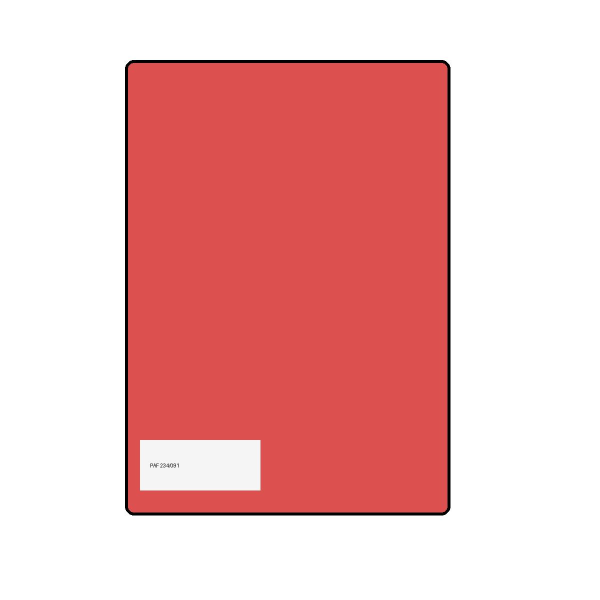
#> input picture .logs/test_artifacts/synthetic_card.jpg, 1200 x 1200 px (shown at 1/2 size)
$ python -i card_detection.py   (imports and definitions only)
#> lines starting #> are read from the running program, lines starting #| are printed output that depends on the picture; after the words box and inside, x2 and y2 are one past the last pixel; in counts of white or black regions, pixels touching at a corner belong together
#> in extract_card_candidates, source_image is the input picture: PIL image 1200x1200 RGB; mean R, G, B 238.2, 184.7, 184.4
"""Card detection and candidate crop helpers."""

from __future__ import annotations

from dataclasses import dataclass
from pathlib import Path

import cv2
import numpy as np
from PIL import Image

TARGET_CARD_WIDTH = 744
TARGET_CARD_HEIGHT = 1039
_CARD_RATIO = TARGET_CARD_HEIGHT / TARGET_CARD_WIDTH
_CARD_WIDTH_RATIO = TARGET_CARD_WIDTH / TARGET_CARD_HEIGHT


@dataclass(frozen=True)
class CardDetectionResult:
    """Detected and rectified card image metadata."""

    image: Image.Image
    detected: bool
    method: str
    confidence: float


@dataclass(frozen=True)
class CardImageCandidate:
    """A normalized card candidate used for OCR scoring."""

    image: Image.Image
    source: str
    confidence: float


def _order_points(points: np.ndarray) -> np.ndarray:
    ordered = np.zeros((4, 2), dtype='float32')
    sums = points.sum(axis=1)
    diffs = np.diff(points, axis=1)
    ordered[0] = points[np.argmin(sums)]
    ordered[2] = points[np.argmax(sums)]
    ordered[1] = points[np.argmin(diffs)]
    ordered[3] = points[np.argmax(diffs)]
    return ordered


def _rectified_dimensions(points: np.ndarray) -> tuple[float, float]:
    top_left, top_right, bottom_right, bottom_left = points
    width_top = np.linalg.norm(top_right - top_left)
    width_bottom = np.linalg.norm(bottom_right - bottom_left)
    height_left = np.linalg.norm(bottom_left - top_left)
    height_right = np.linalg.norm(bottom_right - top_right)
    return max(width_top, width_bottom), max(height_left, height_right)


def _warp_card(image: np.ndarray, points: np.ndarray) -> Image.Image:
    ordered = _order_points(points.astype('float32'))
    destination = np.array(
        [
            [0, 0],
            [TARGET_CARD_WIDTH - 1, 0],
            [TARGET_CARD_WIDTH - 1, TARGET_CARD_HEIGHT - 1],
            [0, TARGET_CARD_HEIGHT - 1],
        ],
        dtype='float32',
    )
    matrix = cv2.getPerspectiveTransform(ordered, destination)
    warped = cv2.warpPerspective(image, matrix, (TARGET_CARD_WIDTH, TARGET_CARD_HEIGHT))
    rgb = cv2.cvtColor(warped, cv2.COLOR_BGR2RGB)
    return Image.fromarray(rgb)


def _score_quad(points: np.ndarray, image_width: int, image_height: int) -> float:
    image_area = float(image_width * image_height)
    area = cv2.contourArea(points.astype('float32'))
    if area <= 0:
        return -1.0

    area_ratio = area / max(image_area, 1.0)
    min_x, min_y = points.min(axis=0)
    max_x, max_y = points.max(axis=0)
    edge_margin_x = image_width * 0.015
    edge_margin_y = image_height * 0.015
    edge_hits = sum(
        [
            min_x <= edge_margin_x,
            min_y <= edge_margin_y,
            max_x >= image_width - edge_margin_x,
            max_y >= image_height - edge_margin_y,
        ]
    )
    if edge_hits == 4 and area_ratio > 0.9:
        return -1.0

    width, height = _rectified_dimensions(_order_points(points.astype('float32')))
    if width <= 0 or height <= 0:
        return -1.0
    ratio = max(width, height) / max(min(width, height), 1e-6)
    ratio_error = abs(ratio - _CARD_RATIO)
    if ratio_error > 0.45:
        return -1.0

    area_score = min(area_ratio, 1.0)
    ratio_score = max(0.0, 1.0 - ratio_error)
    edge_penalty = 0.08 * edge_hits
    return area_score * 0.7 + ratio_score * 0.3 - edge_penalty


def _find_best_quadrilateral(image: np.ndarray) -> tuple[np.ndarray | None, str, float]:
    image_height, image_width = image.shape[:2]
#> image_height = 1200; image_width = 1200
    image_area = float(image_height * image_width)
#> image_area = 1440000
    gray = cv2.cvtColor(image, cv2.COLOR_BGR2GRAY)
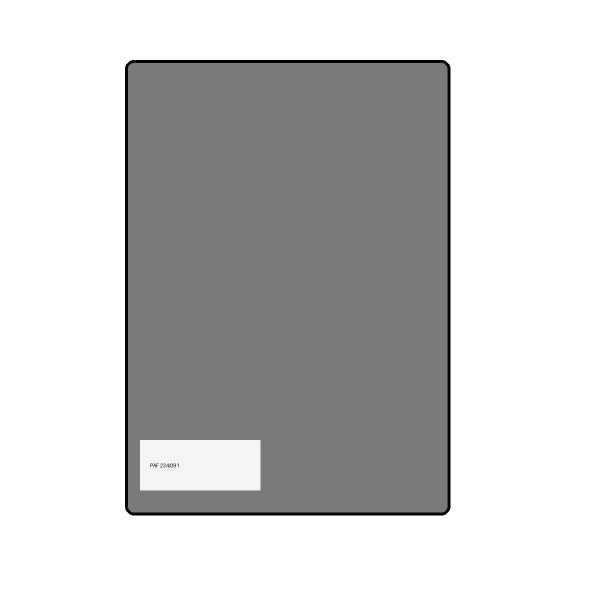
#> gray: shape (1200, 1200) (shown at 1/2 size); min 0, max 255, mean 200.8
    blurred = cv2.GaussianBlur(gray, (5, 5), 0)

    preprocessors = [
        ('canny', cv2.Canny(blurred, 50, 150)),
        (
            'adaptive',
            cv2.adaptiveThreshold(
                blurred,
                255,
                cv2.ADAPTIVE_THRESH_GAUSSIAN_C,
                cv2.THRESH_BINARY,
                11,
                2,
            ),
        ),
    ]

    best_points: np.ndarray | None = None
    best_method = 'fallback'
    best_score = -1.0

    kernel = np.ones((5, 5), np.uint8)
    for method_name, processed in preprocessors:
        morphed = cv2.morphologyEx(processed, cv2.MORPH_CLOSE, kernel, iterations=2)
        contours, _ = cv2.findContours(morphed, cv2.RETR_LIST, cv2.CHAIN_APPROX_SIMPLE)
        for contour in contours:
            area = cv2.contourArea(contour)
            if area < image_area * 0.12:
                continue
            perimeter = cv2.arcLength(contour, True)
            approx = cv2.approxPolyDP(contour, 0.02 * perimeter, True)
            if len(approx) != 4:
                continue
            points = approx.reshape(4, 2)
            score = _score_quad(points, image_width, image_height)
            if score > best_score:
                best_points = points
                best_method = method_name
                best_score = score
#> this loop made 2 passes
#> method_name on pass 1: 'canny'
#> (method_name, contours) on pass 2: ('adaptive', [[[0, 0], [0, 1199], [1199, 1199], [1199, 0]]])
#> pass 1, in _find_best_quadrilateral, `morphed = cv2.morphologyEx(processed, cv2.MORPH_CLOSE, kernel, iterati..`:
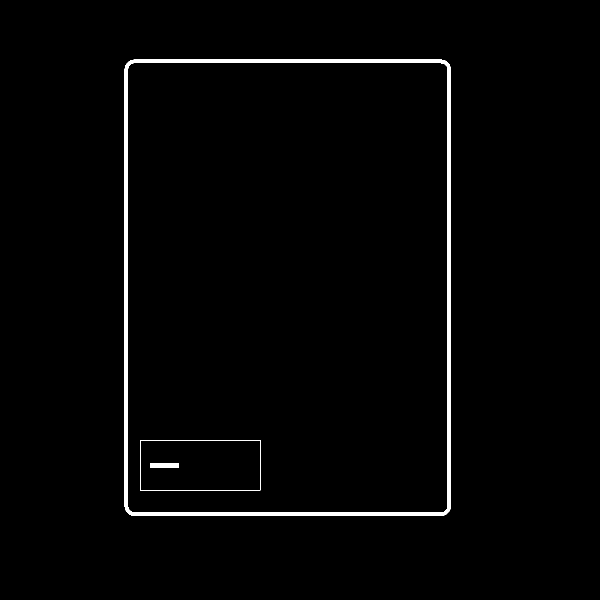
#> morphed: shape (1200, 1200) (shown at 1/2 size); 1.5% white; 3 white regions, box (x1, y1, x2, y2) and area: (249, 119, 901, 1032) 20034, (280, 880, 521, 981) 680, (300, 926, 358, 936) 553
#> after the loop, best_method = 'canny'; best_points = [[258, 122], [252, 1022], [891, 1029], [898, 128]]; best_score = 0.577

    if best_points is not None:
        return best_points, best_method, best_score

    contours, _ = cv2.findContours(cv2.Canny(blurred, 30, 120), cv2.RETR_LIST, cv2.CHAIN_APPROX_SIMPLE)
    for contour in sorted(contours, key=cv2.contourArea, reverse=True):
        area = cv2.contourArea(contour)
        if area < image_area * 0.12:
            continue
        rect = cv2.minAreaRect(contour)
        box = cv2.boxPoints(rect)
        score = _score_quad(box, image_width, image_height)
        if score > best_score:
            best_points = box
            best_method = 'min_area_rect'
            best_score = score
            break

    return best_points, best_method, best_score


def detect_and_rectify_card(image_path: str | Path) -> CardDetectionResult:
    """Detect the primary card in a photo and rectify it to a normalized portrait image."""

    image = cv2.imread(str(image_path))
    if image is None:
        raise FileNotFoundError(f'Card image not found: {image_path}')

    points, method, confidence = _find_best_quadrilateral(image)
#> points = [[258, 122], [252, 1022], [891, 1029], [898, 128]]; method = 'canny'; confidence = 0.577
    if points is None:
        rgb = cv2.cvtColor(image, cv2.COLOR_BGR2RGB)
        return CardDetectionResult(
            image=Image.fromarray(rgb),
            detected=False,
            method='none',
            confidence=0.0,
        )

    rectified = _warp_card(image, points)
#> in _warp_card, `ordered = _order_points(points.astype('float32'))`: ordered = [[258, 122], [898, 128], [891, 1029], [252, 1022]]
#> in _warp_card, `matrix = cv2.getPerspectiveTransform(ordered, destination)`: matrix = [[1.16, 0.00775, -300.9], [-0.0108, 1.15, -137.7], [1.77e-06, -1.71e-06, 1]]
#> in _warp_card, `warped = cv2.warpPerspective(image, matrix, (TARGET_CARD_WIDTH, TARGET..`:
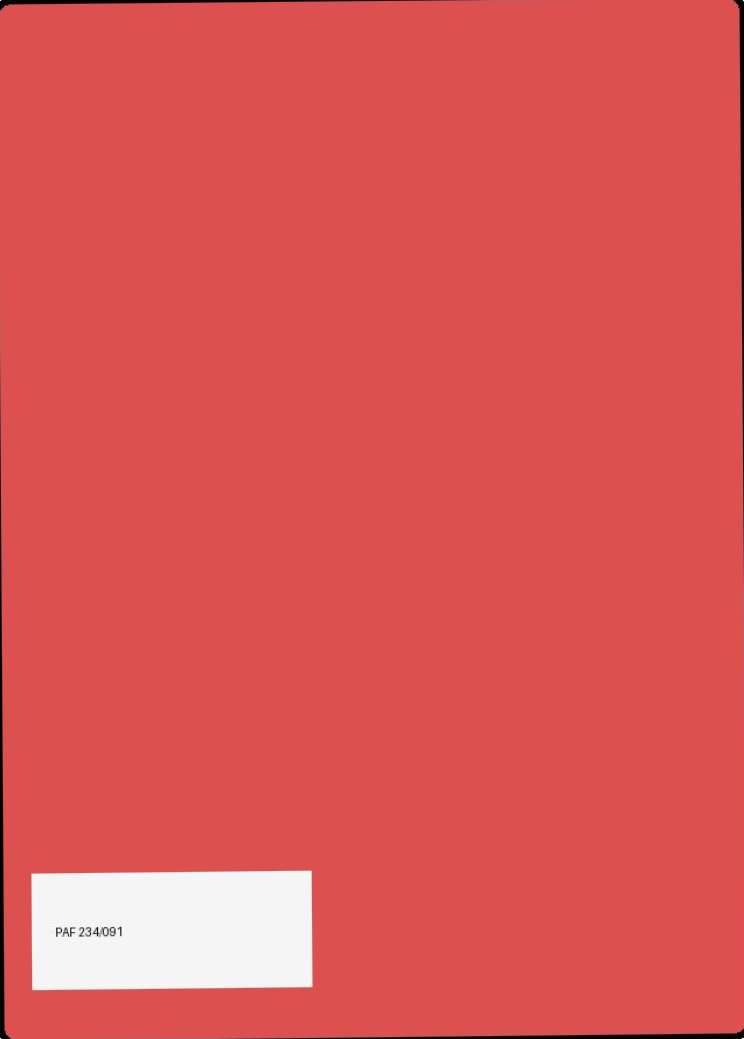
#> warped: shape (1039, 744, 3); mean B, G, R 85.5, 86.4, 219.4
    return CardDetectionResult(
        image=rectified,
        detected=True,
        method=method,
        confidence=round(float(confidence), 3),
    )


def _normalized_center_crop(
    image: Image.Image,
    *,
    scale: float,
    offset_x: float = 0.0,
    offset_y: float = 0.0,
) -> Image.Image:
    width, height = image.size
    target_height = min(int(height * scale), int(width / _CARD_WIDTH_RATIO))
    target_width = int(target_height * _CARD_WIDTH_RATIO)

    center_x = width / 2 + width * offset_x
    center_y = height / 2 + height * offset_y

    left = int(round(center_x - target_width / 2))
    top = int(round(center_y - target_height / 2))
    left = max(0, min(left, width - target_width))
    top = max(0, min(top, height - target_height))
    right = left + target_width
    bottom = top + target_height

    return image.crop((left, top, right, bottom)).resize((TARGET_CARD_WIDTH, TARGET_CARD_HEIGHT))


def extract_card_candidates(image_path: str | Path) -> list[CardImageCandidate]:
    """Return multiple normalized card candidates for OCR scoring."""

    path = Path(image_path)
    source_image = Image.open(path).convert('RGB')
    candidates: list[CardImageCandidate] = []

    detected = detect_and_rectify_card(path)
    if detected.detected:
        candidates.append(
            CardImageCandidate(
                image=detected.image,
                source=f'detected_{detected.method}',
                confidence=detected.confidence,
            )
        )

    fallback_specs = [
        ('center_medium', 0.82, 0.0, 0.0),
        ('center_large', 0.92, 0.0, 0.0),
        ('center_left', 0.82, -0.05, 0.0),
        ('center_right', 0.82, 0.05, 0.0),
        ('center_up', 0.82, 0.0, -0.04),
    ]
    for source, scale, offset_x, offset_y in fallback_specs:
        candidates.append(
            CardImageCandidate(
                image=_normalized_center_crop(
                    source_image,
                    scale=scale,
                    offset_x=offset_x,
                    offset_y=offset_y,
                ),
                source=source,
                confidence=0.25,
            )
        )
#> after the loop, candidates = 6 items

    return candidates

>>> result = extract_card_candidates('../.logs/test_artifacts/synthetic_card.jpg')
#> result = 6 items
